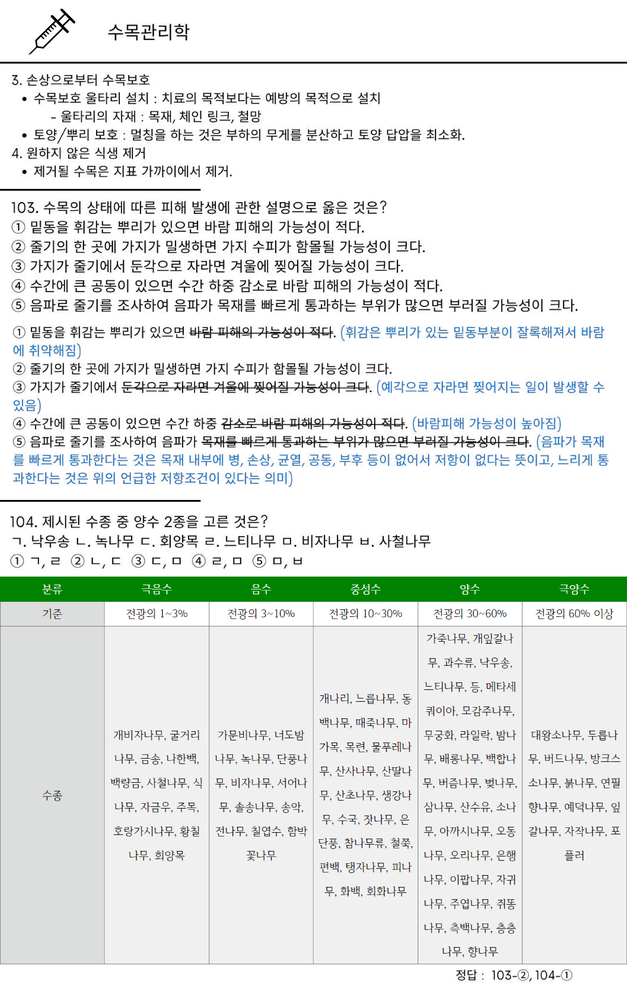
#> input picture temp_page_68.png, 627 x 1000 px, shrunk from 4230 x 6750 before the run
$ python -i extract_specific_pages.py   (imports and definitions only)
#> lines starting #> are read from the running program, lines starting #| are printed output that depends on the picture
#!/usr/bin/env python3
"""
특정 페이지를 집중적으로 OCR 처리하여 누락된 문제 찾기
"""

import fitz
import subprocess
import re
import json
import os
from PIL import Image
import numpy as np

# 여전히 누락된 문제들
STILL_MISSING = [59, 69, 83, 89, 92, 99, 126, 127, 129, 130, 131, 132, 133, 134,
                 135, 136, 137, 138, 139, 140, 141, 142, 143, 144, 145, 146, 147, 148, 149, 150]

def preprocess_image(image_path):
    """이미지 전처리로 OCR 정확도 향상"""
#> called with image_path = 'temp_page_68.png'
    from PIL import ImageEnhance, ImageFilter

    img = Image.open(image_path)
#> img is the input picture: PIL image 627x1000 RGB; mean R, G, B 228.1, 231.9, 229.3

    # 그레이스케일 변환
    img = img.convert('L')
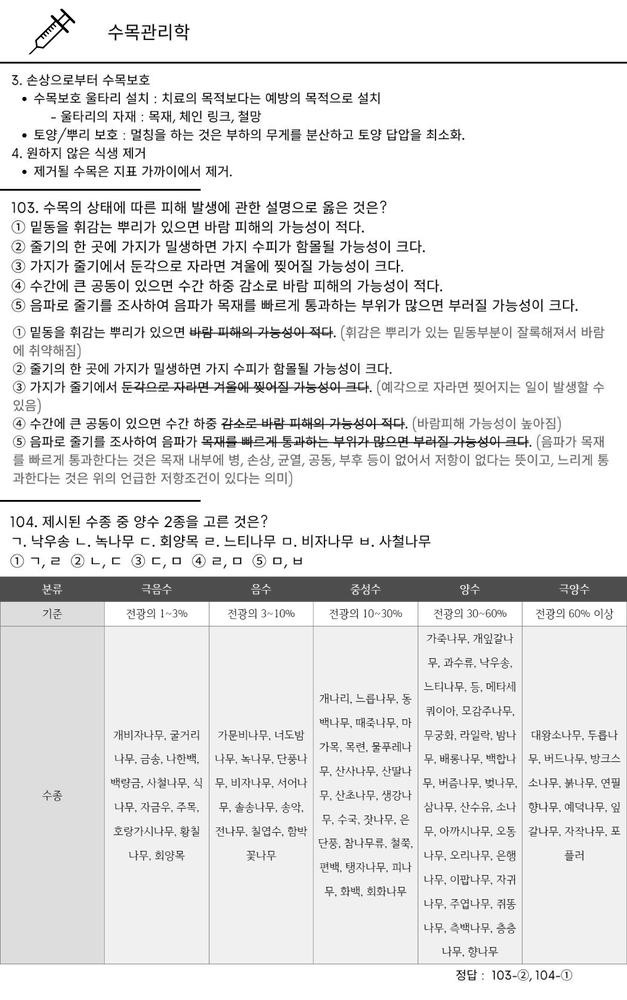
#> img: PIL image 627x1000 L; min 0, max 255, mean 230.5

    # 대비 향상
    enhancer = ImageEnhance.Contrast(img)
    img = enhancer.enhance(2.0)
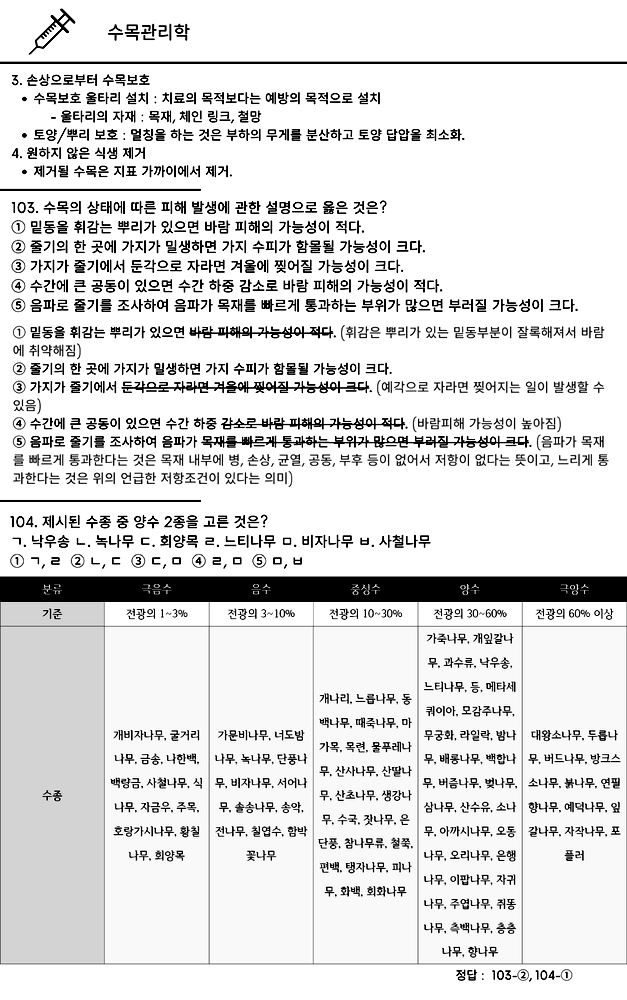
#> img: PIL image 627x1000 L; min 0, max 255, mean 222.9

    # 선명도 향상
    enhancer = ImageEnhance.Sharpness(img)
    img = enhancer.enhance(1.5)

    # 노이즈 제거
    img = img.filter(ImageFilter.MedianFilter(size=3))
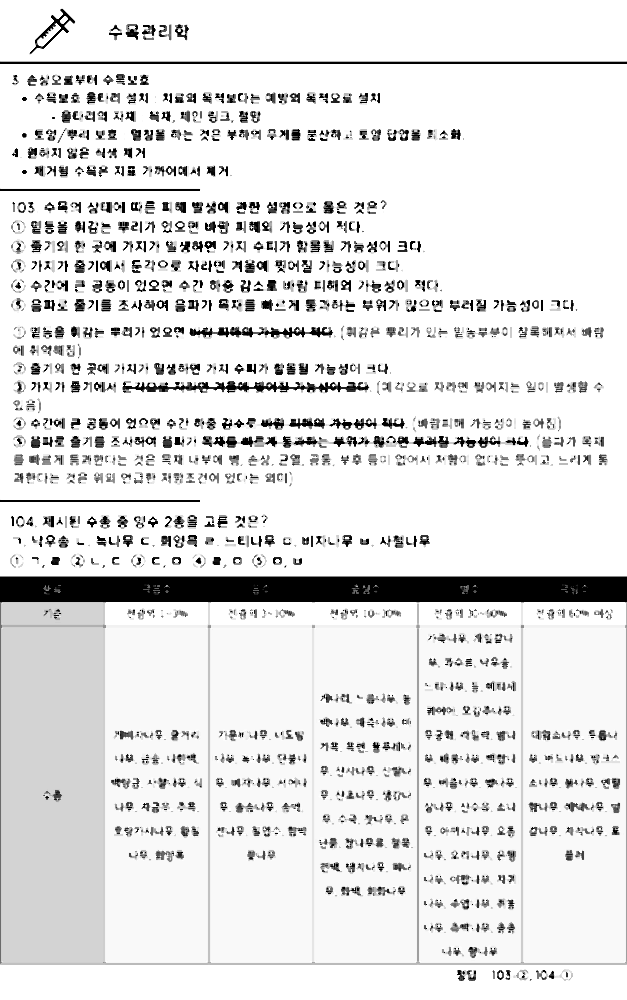
#> img: PIL image 627x1000 L; min 0, max 255, mean 226.8

    # 저장
    processed_path = image_path.replace('.png', '_processed.png')
    img.save(processed_path)

    return processed_path

# [210 lines left out: functions ocr_with_multiple_engines, extract_questions_advanced, process_last_pages, main, not called in this run]

# [2 lines not run here, left out]

>>> result = preprocess_image('temp_page_68.png')

$ run again, on pdf_images/page_002.png
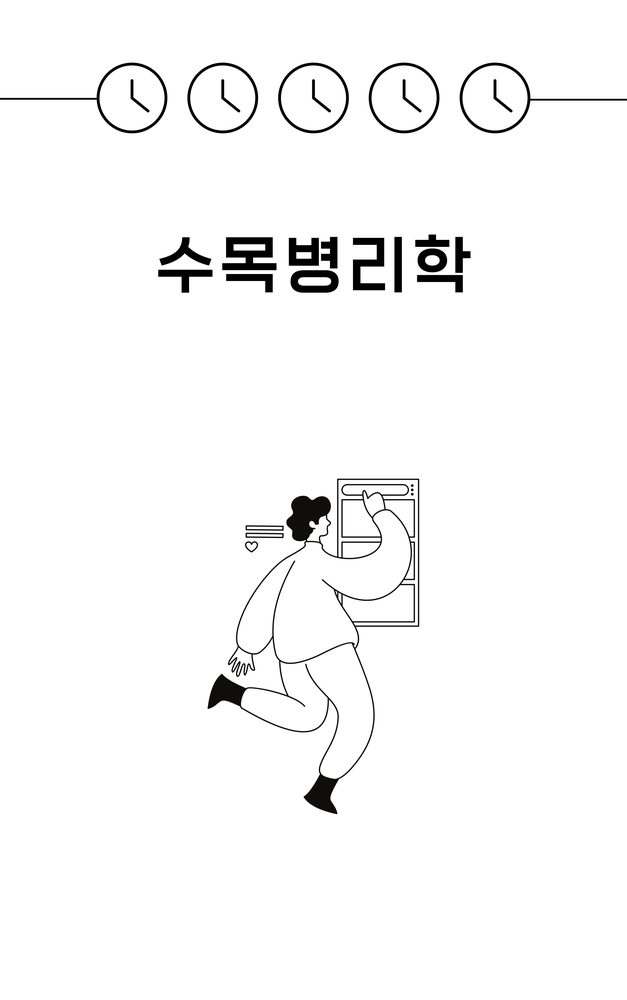
#> input picture pdf_images/page_002.png, 627 x 1000 px, shrunk from 3173 x 5063 before the run
#> in preprocess_image, img is the input picture: PIL image 627x1000 RGB; mean R, G, B 248.1, 248.1, 248.1
#> in preprocess_image, `img = enhancer.enhance(2.0)`:
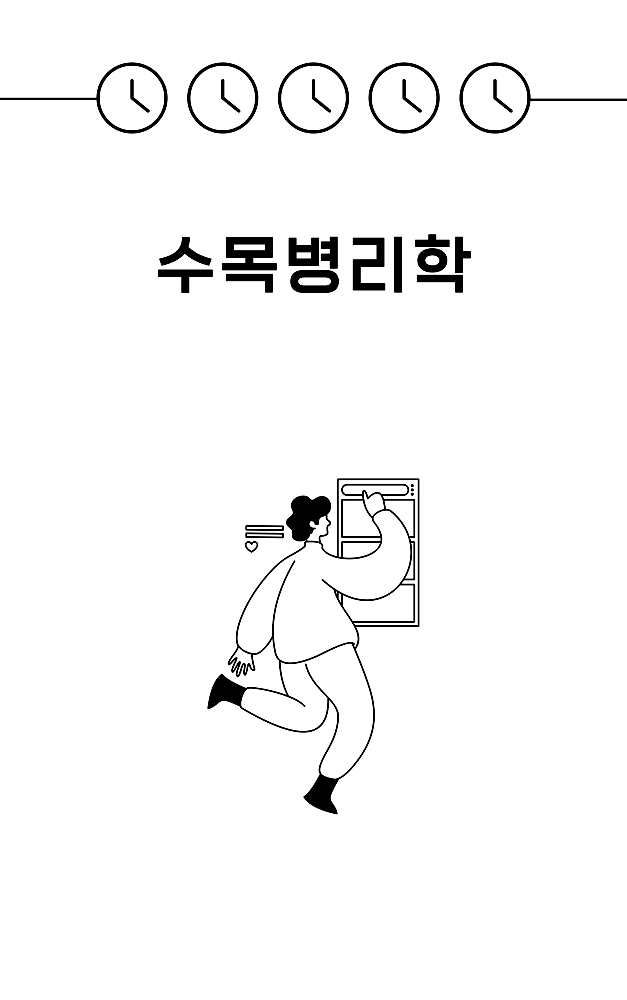
#> img: PIL image 627x1000 L; min 0, max 255, mean 247
